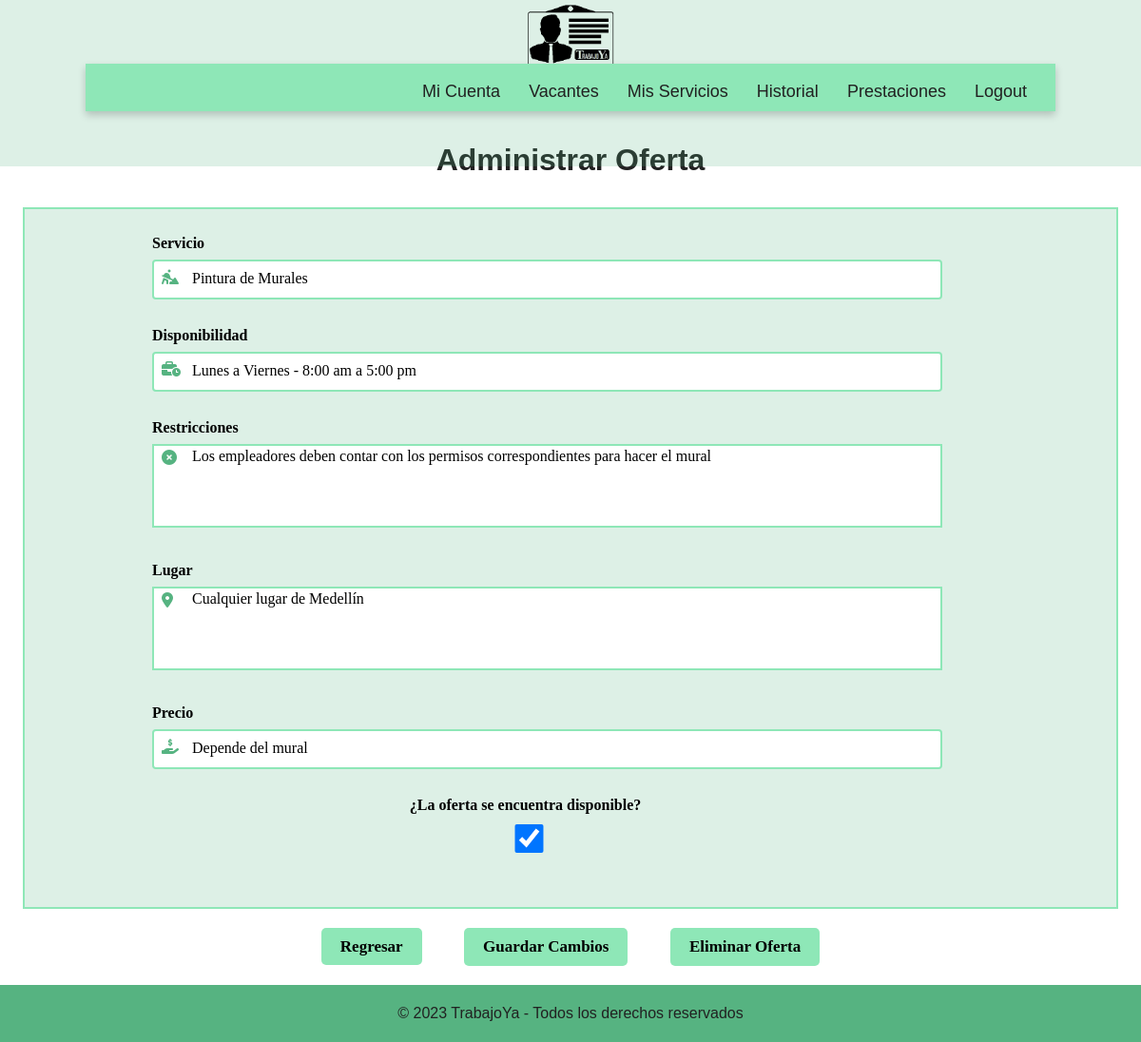
The page /trabajador/administrarOferta/1 on the database its author committed.
### trabajador/models.py (models this page shows)
class ofertaServicio(models.Model):
    servicio = models.CharField(blank= False, max_length=200)
    disponibilidad = models.CharField(blank= False, max_length=200)
    restricciones = models.TextField(blank= False, max_length=500)
    lugar = models.TextField(blank= False, max_length=80)
    precio = models.CharField(blank= False, max_length=30)
    trabajador = models.ForeignKey(Trabajador_, on_delete=models.CASCADE,null=True, blank=True)
    sigue = models.BooleanField(default=False)
    calificacion_promedio= models.DecimalField(max_digits=3, decimal_places=2, default=0.0)

### trabajador/views.py (the view)
# urls.py: path('administrarOferta/<int:ofertaID>', views.administrarOferta, name='administrarOferta'),
def administrarOferta(request, ofertaID):
    oferta = get_object_or_404(ofertaServicio, pk=ofertaID)
    if request.method == 'POST':
        formulario = FormularioOferta(request.POST, request.FILES, instance=oferta)
        if formulario.is_valid():
            formulario.save()
            return redirect('administrarOferta', ofertaID=oferta.id)
    else:
        formulario = FormularioOferta(instance=oferta)
    return render(request, 'administrarOferta.html', {'oferta': oferta, 'formulario': formulario})

### trabajador/forms.py
class FormularioOferta(forms.ModelForm):
    class Meta:
        model= ofertaServicio
        fields= ['servicio', 'disponibilidad', 'restricciones', 'lugar', 'precio', 'sigue']
        widgets = {
            'sigue': forms.CheckboxInput(attrs={'class': 'check-box'}),
        }

### trabajador/templates/administrarOferta.html (shortened to what this page needs)
<!DOCTYPE html>
{% extends 'baseTrabajador.html' %}
{% load static %}
        {% block additional_styles %}
        <link rel="stylesheet" href="{% static 'css\trabajador\administrarOferta.css' %}">
        {% endblock additional_styles %}
            {% block content %}
            <div class = "todo">
             <h2>Administrar Oferta</h2>
             <form method="post" enctype="multipart/form-data" class="formularioPersonalizado">
                    <div class="containerFormulario">
                        <div class="containerCampos">
                            <div class="campo">
                                <label for="{{ formulario.servicio.id_for_label }}" class="icono">
                                    <i class="fa-solid fa-person-digging"></i>
                                </label>
                                <label>Servicio</label>
                                {{formulario.servicio}}
                            </div>
                            <div class="campo">
                                <label for="{{ formulario.disponibilidad.id_for_label }}" class="icono">
                                    <i class="fa-solid fa-business-time"></i>
                                </label>
                                <label>Disponibilidad</label>
                                {{formulario.disponibilidad}}
                            </div>
                            <div class="campo">
                                <label for="{{ formulario.restricciones.id_for_label }}" class="icono">
                                    <i class="fa-solid fa-circle-xmark" style="transform: translateY(-30px);"></i>
                                </label>
                                <label>Restricciones</label>
                                {{ formulario.restricciones }}
                            </div>
                            <div class="campo">
                                <label for="{{ formulario.lugar.id_for_label }}" class="icono">
                                    <i class="fa-solid fa-location-dot" style="transform: translateY(-30px);"></i>
                                </label>
                                <label>Lugar</label>
                                {{ formulario.lugar }}
                            </div>
                            <div class="campo">
                                <label for="{{ formulario.precio.id_for_label }}" class="icono">
                                    <i class="fa-solid fa-hand-holding-dollar"></i>
                                </label>
                                <label>Precio</label>
                                {{ formulario.precio }}
                            </div>
                            <div class="campo">
                                <label style="text-align: center;">¿La oferta se encuentra disponible?</label>
                                {{ formulario.sigue }}
                            </div>
                        </div>
                    </div>
                    <div class="contenerdorBotones">
                        <a id="botonRegresar" href="{% url 'verOfertas' %}">Regresar</a>
                        <button type="submit">Guardar Cambios</button>
                        <button type="button" id="botonEliminar">Eliminar Oferta</button>
                    </div>
             </form>
            </div>
            {% endblock content %}

### static/css/trabajador/baseTrabajador.css (style rules this page uses)
html { font-family: "Poppins", sans-serif; line-height: 1.15; -webkit-text-size-adjust: 100%; -webkit-tap-highlight-color: rgba(0, 0, 0, 0); }
body { margin: 0; font-size: 1rem; line-height: 1.5; text-align: left; }

### static/css/trabajador/administrarOferta.css (style rules this page uses)
h2 { font-size: xx-large; color: #212121; text-align: center; font-weight: bold; }
.containerFormulario { margin-top: -5px; padding: 2%; background-color: rgba(86, 179, 129, 0.2); border: 2px solid #8ee7b7; width: 100%; max-width: 1100px; min-height: 200px; display: flex; flex-wrap: wrap; gap: 20px; justify-content: center; align-items: center; margin: 0 auto; align-content: center; }
.containerCampos { width: 80%; float: right; margin-right: 5%; margin: auto; }
.formularioPersonalizado { display: grid; grid-template-rows: auto auto 1fr; }
.campo { margin-bottom: 26px; position: relative; width: 100%; max-width: 785px; }
textarea { max-width: 1700px; width: 100%; max-height: 80px; resize: none; border: 2px solid #8ee7b7; font-size: 16px; font-family:"Candara"; padding-left: 40px; }
.campo label { display: block; font-size: medium; color: #000000; margin-bottom: 5px; font-family:"Candara"; font-weight: bold; }
.campo input { outline: none; font-size: medium; padding-bottom: 5px; font-family:"Candara"; border: 2px solid #8ee7b7; border-radius: 4px; height: 30px; padding-left: 40px; width: 100%; padding-top: 3px; }
.icono { position: absolute; left: 10px; top: 50%; font-size: 20px; color: #56b381; }
.fa-solid { color: #56b381; }
.contenerdorBotones { text-align: center; }
button { padding: 10px 20px; font-size: 17px; text-decoration: none; background-color: #8ee7b7; color: #000000; border: none; border-radius: 5px; cursor: pointer; margin: 20px; font-family:"Candara"; font-weight: bold; }
#botonRegresar { padding: 10px 20px; font-size: 17px; text-decoration: none; background-color: #8ee7b7;; color: #000000; border: none; border-radius: 5px; cursor: pointer; margin: 20px; font-family:"Candara"; font-weight: bold; }

### rows shown on the page
ofertaServicio: servicio "Pintura de Murales", disponibilidad "Lunes a Viernes - 8:00 am a 5:00 pm", restricciones "Los empleadores deben contar con los permisos correspondientes para hacer el mural", lugar "Cualquier lugar de Medellín", precio "Depende del mural", sigue "☑"
